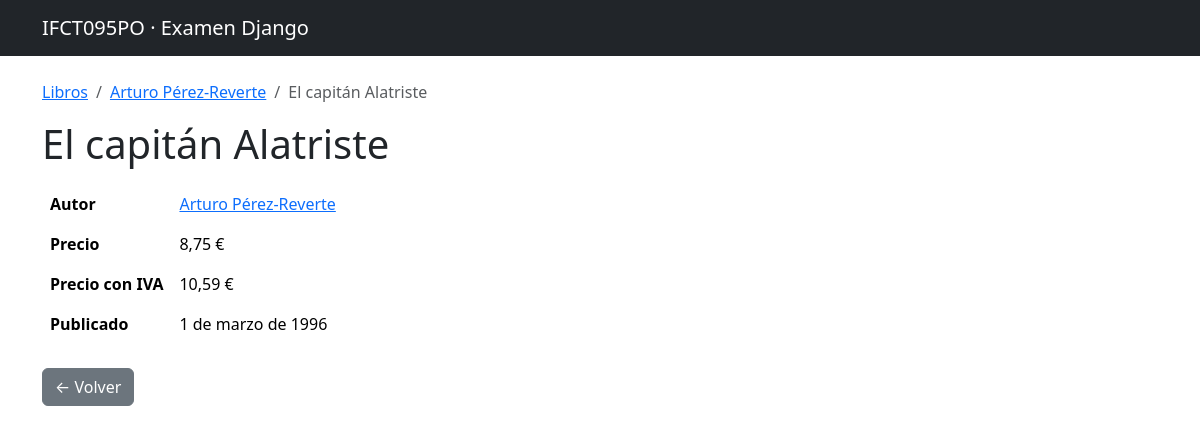
The page /libro/15/ on the database its author committed.
### biblioteca/models.py (models this page shows, shortened)
class Libro(models.Model):
    titulo = models.CharField(max_length=300)
    autor = models.ForeignKey(Autor, on_delete=models.SET_NULL, null=True, blank=True)
    precio = models.DecimalField(max_digits=8, decimal_places=2)
    publicado = models.DateField(null=True, blank=True)
    autores_secundarios = models.ManyToManyField(
        Autor, related_name='libros_secundarios', blank=True
    )
    def precio_con_iva(self):
        return (self.precio * Decimal('1.21')).quantize(
            Decimal('0.01'), rounding=ROUND_HALF_UP
        )

class Autor(models.Model):
    nombre = models.CharField(max_length=150)
    email = models.EmailField(max_length=150, unique=True)
    activo = models.BooleanField(default=True)
    def __str__(self):
        return self.nombre

### biblioteca/views.py (the view)
# urls.py: path('libro/<int:libro_id>/', views.detalle_libro, name='detalle-libro'),
def detalle_libro(request, libro_id):
    libro = get_object_or_404(Libro.objects.select_related('autor').prefetch_related('autores_secundarios'), pk=libro_id)
    return render(request, 'biblioteca/detalle_libro.html', {'libro': libro})

### biblioteca/templates/biblioteca/detalle_libro.html (shortened to what this page needs)
{% extends "base.html" %}
{% block content %}
<nav aria-label="breadcrumb" class="mb-3">
  <ol class="breadcrumb">
    <li class="breadcrumb-item"><a href="{% url 'biblioteca:lista-libros' %}">Libros</a></li>
    {% if libro.autor %}
    <li class="breadcrumb-item">
      <a href="{% url 'biblioteca:libros-por-autor' libro.autor.pk %}">{{ libro.autor }}</a>
    </li>
    {% endif %}
    <li class="breadcrumb-item active">{{ libro.titulo }}</li>
  </ol>
</nav>
<h1>{{ libro.titulo }}</h1>
<table class="table table-borderless w-auto mt-3">
  <tr>
    <th class="pe-4">Autor</th>
    <td>
      {% if libro.autor %}
        <a href="{% url 'biblioteca:libros-por-autor' libro.autor.pk %}">{{ libro.autor }}</a>
      {% else %}
        <span class="text-muted">—</span>
      {% endif %}
    </td>
  </tr>
  <tr>
    <th>Precio</th>
    <td>{{ libro.precio }} €</td>
  </tr>
  <tr>
    <th>Precio con IVA</th>
    <td>{{ libro.precio_con_iva }} €</td>
  </tr>
  <tr>
    <th>Publicado</th>
    <td>
      {% if libro.publicado %}
        {{ libro.publicado }}
      {% else %}
        <span class="text-muted">Sin publicar</span>
      {% endif %}
    </td>
  </tr>
</table>
<a href="{% url 'biblioteca:lista-libros' %}" class="btn btn-secondary mt-2">&larr; Volver</a>
{% endblock %}

### rows shown on the page
Libro: autor "Arturo Pérez-Reverte", titulo "El capitán Alatriste", precio "8,75", precio_con_iva "10,59", publicado "1 de marzo de 1996"
